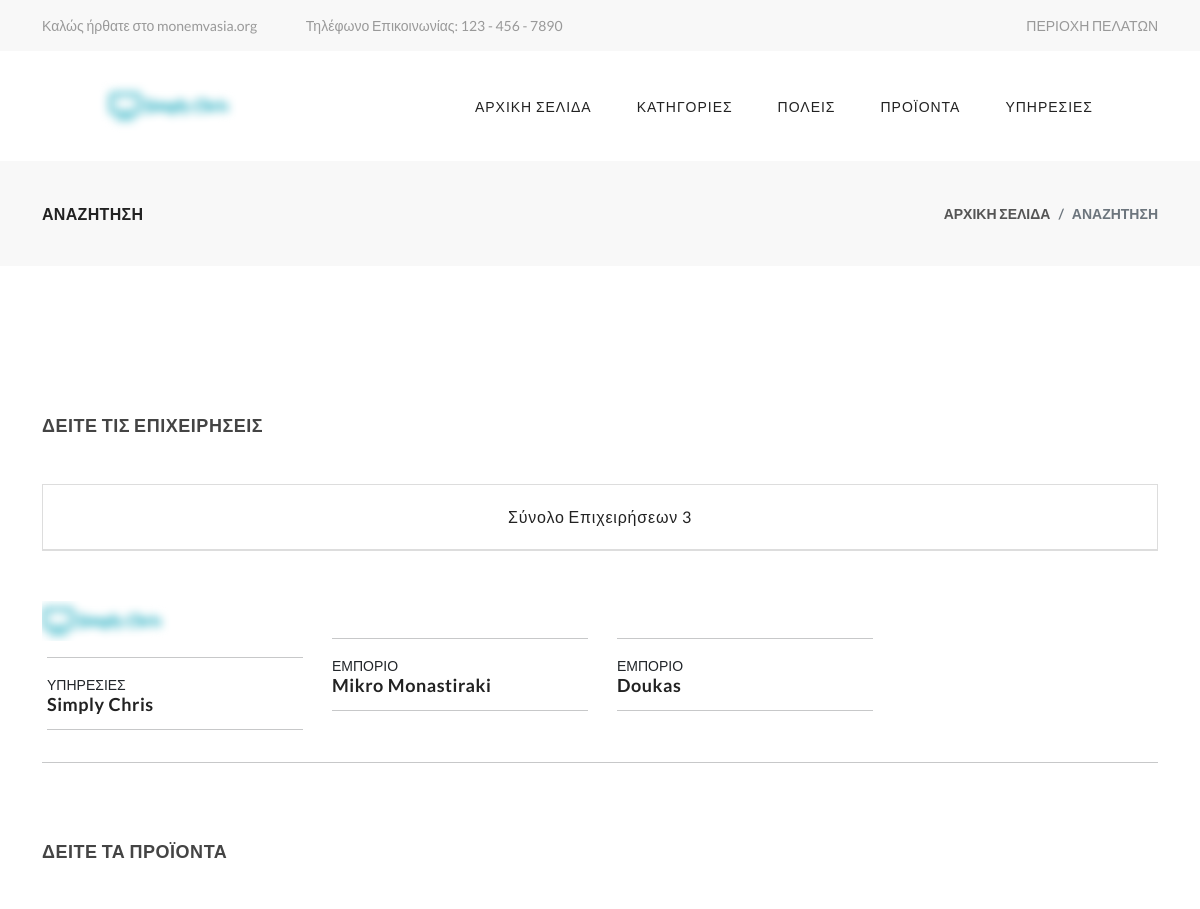
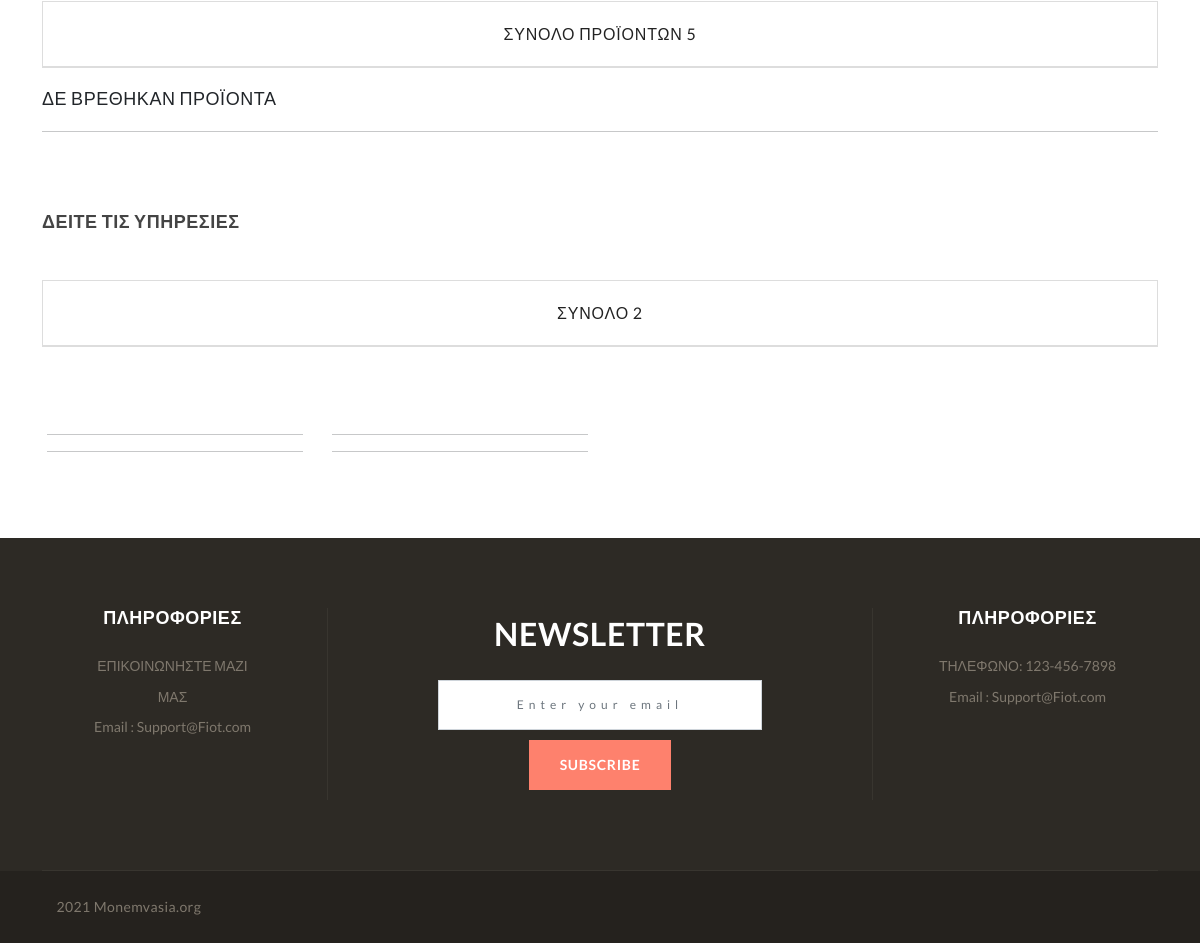
The app's page /search/ with its own data (2 pictures, top to bottom).
### companies/models.py (models this page shows, shortened)
class Company(models.Model):
    PRIORITY_OPTIONS = (
        ('1', 'ΠΡΟΧΩΡΗΜΕΝΟ ΠΛΑΝΟ: ΚΟΣΤΟΣ ΣΥΝΔΡΟΜΗΣ 100/ΜΗΝΑ'),
        ('2', 'ΕΠΑΓΓΕΛΜΑΤΙΚΟ ΠΛΑΝΟ: ΚΟΣΤΟΣ ΣΥΝΔΡΟΜΗΣ 40/ΜΗΝΑ'),
        ('3', 'ΒΑΣΙΚΟ ΠΛΑΝΟ: ΚΟΣΤΟΣ ΣΥΝΔΡΟΜΗΣ 20/ΜΗΝΑ')
    )
    business_type = models.CharField(choices=BUSINESS_TYPE, default='1', max_length=1)
    featured = models.BooleanField(default=False)
    first_choice = models.BooleanField(default=False)
    category = models.ManyToManyField(CompanyCategory, null=True, blank=True)
    status = models.BooleanField(default=False)
    subscription_ends = models.DateField(null=True)
    priority = models.CharField(max_length=1, choices=PRIORITY_OPTIONS, default='3')
    item_support = models.BooleanField(default=False)
    max_items = models.IntegerField(default=6)
    title = models.CharField(max_length=200)
    city = models.ForeignKey(City, blank=True, null=True, on_delete=models.SET_NULL)
    owner = models.ForeignKey(User, blank=True, null=True, on_delete=models.CASCADE, related_name='companies')
    slug = models.SlugField(blank=True, null=True, allow_unicode=True)
    google_map_location = models.URLField(blank=True, null=True, max_length=1000)
    service_title = models.CharField(max_length=220, default='ΥΠΗΡΕΣΙΕΣ')
    my_query = CompanyManager()
    objects = models.Manager()
    counter = models.IntegerField(default=0)
    class Meta:
        ordering = ['priority', ]
        verbose_name_plural = '1. ΕΠΙΧΕΙΡΗΣΕΙΣ'
    def __str__(self) -> str:
        return self.title
    def get_absolute_url(self):
        return reverse('company_view', kwargs={'slug': self.slug})

class CompanyInformation(models.Model):
    is_visible = models.BooleanField(default=True)
    company = models.OneToOneField(Company, on_delete=models.CASCADE, related_name='detail')
    logo_image = models.ImageField(blank=True, upload_to='companies/logos/')
    address = models.CharField(blank=True, verbose_name='ΔΙΕΥΘΥΝΣΗ', max_length=220)
    phone = models.CharField(max_length=20, blank=True, verbose_name='ΤΗΛΕΦΩΝΟ')
    cellphone = models.CharField(max_length=20, blank=True, verbose_name='ΚΙΝΗΤΟ')
    website = models.URLField(blank=True)
    email = models.EmailField(blank=True, null=True)
    description = HTMLField(blank=True, null=True, verbose_name='ΠΕΡΙΓΡΑΦΗ')
    facebook_url = models.URLField(blank=True, null=True, verbose_name='ΣΕΛΙΔΑ FACEBOOK')
    instagram_url = models.URLField(blank=True, null=True, verbose_name='ΣΕΛΙΔΑ INSTAGRAM')
    class Meta:
        verbose_name_plural = '2. ΠΡΟΦΙΛ ΕΠΙΧΕΙΡΗΣΕΩΝ'
    def tag_image(self):
        return self.logo_image.url if self.logo_image else ''

class CompanyService(models.Model):
    active = models.BooleanField(default=True)
    subscribe = models.BooleanField(default=True)
    is_primary = models.BooleanField(default=False)
    image = models.ImageField(upload_to='companies/service/images/', verbose_name='ΕΙΚΟΝΑ', null=True)
    company = models.ForeignKey(Company, on_delete=models.CASCADE, related_name='services')
    title = models.CharField(max_length=250, verbose_name='ΤΙΤΛΟΣ')
    text = HTMLField(verbose_name='ΠΕΡΙΓΡΑΦΗ')
    price = models.DecimalField(max_digits=20, decimal_places=2, default=0, verbose_name='ΤΙΜΗ')
    objects = models.Manager()
    my_query = ServiceManager()
    class Meta:
        verbose_name_plural = '4. ΥΠΗΡΕΣΙΕΣ'
        verbose_name = 'ΥΠΗΡΕΣΙΑ'

### frontend/views.py (the view)
# urls.py: path('search/', SearchPageView.as_view(), name='search'),
class SearchPageView(TemplateView):
    template_name = 'search_page.html'
    def get_context_data(self, **kwargs):
        context = super(SearchPageView, self).get_context_data(**kwargs)
        q = self.request.GET.get('q', '')
        context['products'] = Product.my_query.filter_data(self.request)
        context['companies'] = Company.my_query.filter_data(self.request)
        context['services'] = CompanyService.my_query.filter_data(self.request)
        context['page_title'] = f'ΑΝΑΖΗΤΗΣΗ {q}'
        return context

### frontend/templates/search_page.html (shortened to what this page needs)
{% extends 'index.html' %} {% load  static %}
{% block content %}
    <div class="breadcrumb-section">
        <div class="container">
            <div class="row">
                <div class="col-sm-6">
                    <div class="page-title">
                        <h2>{{ page_title }}</h2>
                    </div>
                </div>
                <div class="col-sm-6">
                    <nav aria-label="breadcrumb" class="theme-breadcrumb">
                        <ol class="breadcrumb">
                            <li class="breadcrumb-item"><a href="{% url 'homepage' %}">ΑΡΧΙΚΗ ΣΕΛΙΔΑ</a></li>
                            <li class="breadcrumb-item active" aria-current="page">{{ page_title }}</li>
                        </ol>
                    </nav>
                </div>
            </div>
        </div>
    </div>
    <section class="section-b-space ratio_asos">
        <div class="collection-wrapper">
            <div class="container">
                <div style="margin-top: 4%" class="row">
                    <div class="collection-content col">
                        <div class="page-main-content">
                            <div class="row">
                                <div class="col-sm-12">
                                    <div class="top-banner-wrapper">
                                        <div class="top-banner-content small-section">
                                            <h4>ΔΕΙΤΕ ΤΙΣ ΕΠΙΧΕΙΡΗΣΕΙΣ</h4>
                                        </div>
                                    </div>
                                    <div class="collection-product-wrapper">
                                        <div class="product-top-filter">
                                            <div class="row">
                                                <div class="col-12">
                                                    <div class="product-filter-content">
                                                        <div class="search-count">
                                                            <h5>Σύνολο επιχειρήσεων {{ companies.count }}</h5>
                                                        </div>
                                                    </div>
                                                </div>
                                            </div>
                                        </div>
                                        <div class="product-wrapper-grid">
                                            <div class="row margin-res">
                                                {% for company in companies %}
                                                    <div class="col-xl-3 col-6 col-grid-box">
                                                        {% include 'include/company_card.html' %}
                                                    </div>
                                                    {% empty %}
                                                    <div class="col-xl-3 col-6 col-grid-box">
                                                    <br />
                                                        <h4>ΔΕ ΒΡΕΘΗΚΑΝ ΑΠΟΤΕΛΕΣΜΑΤΑ</h4>
                                                    </div>
                                                {% endfor %}
                                            </div>
                                        </div>
                                    </div>
                                </div>
                            </div>
                        </div>
                    </div>
                </div>
                <hr>
                <div style="margin-top: 4%" class="row">
                    <div class="collection-content col">
                        <div class="page-main-content">
                            <div class="row">
                                <div class="col-sm-12">
                                    <div class="top-banner-wrapper">
                                        <div class="top-banner-content small-section">
                                            <h4>ΔΕΙΤΕ ΤΑ ΠΡΟΪΟΝΤΑ</h4>
                                        </div>
                                    </div>
                                    <div class="collection-product-wrapper">
                                        <div class="product-top-filter">
                                            <div class="row">
                                                <div class="col-12">
                                                    <div class="product-filter-content">
                                                        <div class="search-count">
                                                            <h5>ΣΥΝΟΛΟ ΠΡΟΪΟΝΤΩΝ {{ products.count }}</h5>
                                                        </div>
                                                    </div>
                                                </div>
                                            </div>
                                        </div>
                                        <div class="product-wrapper-grid">
                                            <div class="row margin-res">
                                                {% for product in object_list %}
                                                <div class="col-xl-3 col-6 col-grid-box">
                                                    {% include 'include/product_card.html' %}
                                                </div>
                                                    {% empty %}
                                                        <div class="col-xl-3 col-6 col-grid-box">
                                                            <br/>
                                                            <h4>ΔΕ ΒΡΕΘΗΚΑΝ ΠΡΟΪΟΝΤΑ</h4>
                                                        </div>
                                                {% endfor %}
                                            </div>
                                        </div>
                                    </div>
                                </div>
                            </div>
                        </div>
                    </div>
                </div>
                <hr>
                <div style="margin-top: 4%" class="row">
                    <div class="collection-content col">
                        <div class="page-main-content">
                            <div class="row">
                                <div class="col-sm-12">
                                    <div class="top-banner-wrapper">
                                        <div class="top-banner-content small-section">
                                            <h4>ΔΕΙΤΕ ΤΙΣ ΥΠΗΡΕΣΙΕΣ</h4>
                                        </div>
                                    </div>
                                    <div class="collection-product-wrapper">
                                        <div class="product-top-filter">
                                            <div class="row">
                                                <div class="col-12">
                                                    <div class="product-filter-content">
                                                        <div class="search-count">
                                                            <h5>ΣΥΝΟΛΟ {{ services.count }}</h5>
                                                        </div>
                                                    </div>
                                                </div>
                                            </div>
                                        </div>
                                        <div class="product-wrapper-grid">
                                            <div class="row margin-res">
                                                {% for service in services %}
                                                    <div class="col-xl-3 col-6 col-grid-box">
                                                        {% include 'include/company_card.html' %}
                                                    </div>
                                                        {% empty %}
                                                         <div class="col-xl-3 col-6 col-grid-box">
                                                            <h4>ΔΕ ΒΡΕΘΗΚΑΝ ΥΠΗΡΕΣΙΕΣ</h4>
                                                    </div>
                                                {% endfor %}
                                            </div>
                                        </div>
                                    </div>
                                </div>
                            </div>
                        </div>
                    </div>
                </div>
            </div>
        </div>
    </section>
{% endblock %}

### frontend/templates/include/company_card.html (shortened to what this page needs)
{% load static %}
<div class="product-box">
    <div class="img-wrapper">
        <div class="front">
            <a href="{{ company.get_absolute_url }}">
                <img
                    src="{{ company.detail.tag_image }}"
                    class="img-fluid blur-up lazyload bg-img" alt=""
                >
            </a>
        </div>
    </div>
    <div class="product-detail">
        <hr/>
        <div class="rating">
            {{ company.get_business_type_display }}
        </div>
        <a href="{{  company.get_absolute_url }}">
            <h4>{{ company }}</h4>
        </a>
        <hr />
    </div>
</div>

### records on screen
Company: detail.tag_image (picture), business_type "ΥΠΗΡΕΣΙΕΣ", title "Simply Chris"
Company: business_type "ΕΜΠΟΡΙΟ", title "Mikro Monastiraki"
Company: business_type "ΕΜΠΟΡΙΟ", title "Doukas"

### other values on screen
{{ page_title }} "ΑΝΑΖΗΤΗΣΗ"
{{ companies.count }} "3"
{{ products.count }} "5"
{{ services.count }} "2"
